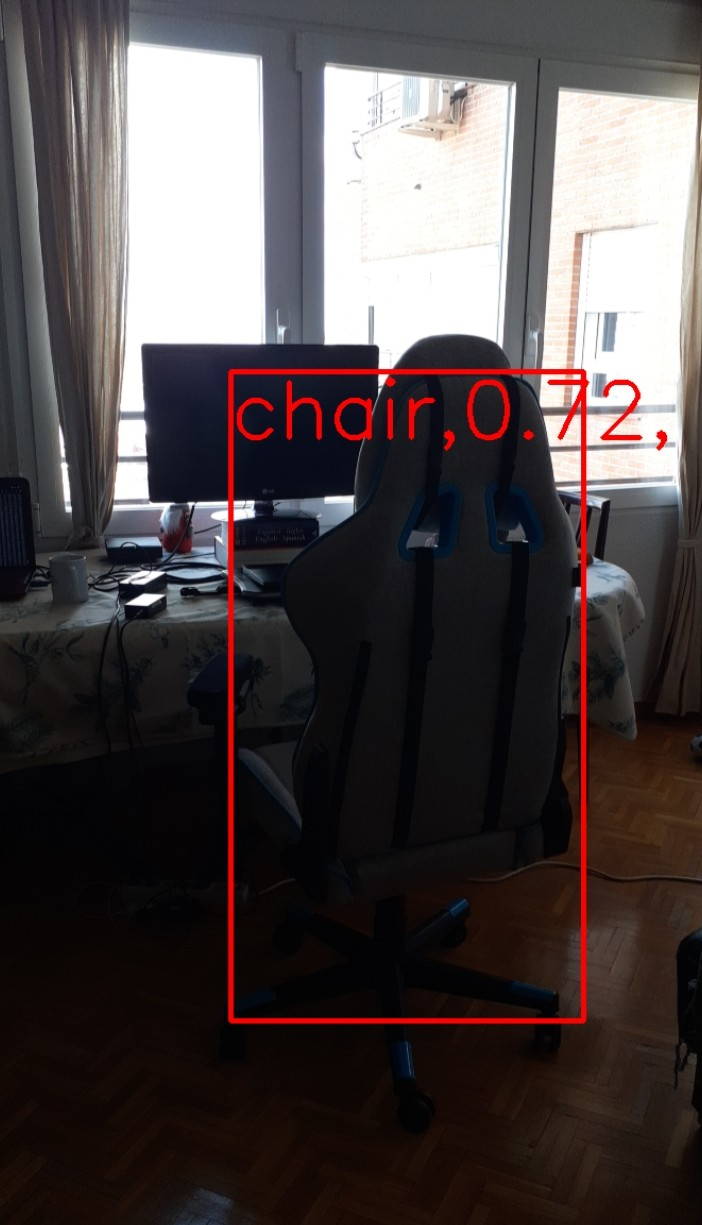
//> input picture Pruebas/Imagenes/Prueba1.jpeg, 702 x 1225 px
$ ./main2   (built with g++ and OpenCV 4)
//> lines starting //> are read from the running program, lines starting //| are printed output that depends on the picture; after the words box and inside, x2 and y2 are one past the last pixel; in counts of white or black regions, pixels touching at a corner belong together
### Pruebas/frame_mod.h
#ifndef FRAME_MOD_H
#define FRAME_MOD_H

#include "frame_mod.cc"

// function to initialize private variables
//Frame(int numero, double len, double hgt, std::string n, cv::Mat image);
// function to set or change each value of the frame (we don't need it)
void set_length(double len);
void set_height(double hgt);
void show_name();
// functions to get each value
double get_length();
double get_height();

// your declarations (and certain types of definitions) here

#endif

### Pruebas/main2.cpp
/* Program in c++
*
* Module Frame
*
* Compilar: g++ -o main main.cpp `pkg-config opencv --cflags --libs`

* Se genera el exe
* Ejecutar: ./exe
*
* Va a recibir esto del codigo externo: output_frame_mat
*
*
*/


#include <cstdlib>
#include <iostream>
#include <stdio.h>
#include <string>
#include <vector>
//#include <opencv2/opencv.hpp>
#include <opencv2/core.hpp>
#include <opencv2/imgcodecs.hpp>
#include <opencv2/highgui.hpp>
//#include "opencv2/core/core.hpp"
//#include "opencv2/highgui/highgui.hpp"
//#include "opencv2/imgproc/imgproc.hpp"

#include <unistd.h>

#include "frame_mod.h"
#include <time.h>


using namespace cv;
using namespace std;


int main(int argc, char* argv[])
{
    cv::Mat input = cv::imread("Imagenes/Prueba1.jpeg");//----------------ALGO PASA CON PRUEBA1.jpeg
//> input is the input picture: 1225 rows x 702 cols, CV_8UC3; mean B, G, R 71.3, 70.8, 78.8

    // convert to HSV color space
    cv::Mat hsvImage;
    cv::cvtColor(input, hsvImage, CV_BGR2HSV);
//> hsvImage: 1225 rows x 702 cols, CV_8UC3; mean H, S, V 62.4, 81.8, 81.9

    // split the channels
    std::vector<cv::Mat> hsvChannels;
    cv::split(hsvImage, hsvChannels);

    // hue channels tells you the color tone, if saturation and value aren't too low.

    // red color is a special case, because the hue space is circular and red is exactly at the beginning/end of the circle.
    // in literature, hue space goes from 0 to 360 degrees, but OpenCV rescales the range to 0 up to 180, because 360 does not fit in a single byte. Alternatively there is another mode where 0..360 is rescaled to 0..255 but this isn't as common.
    int hueValue = 0; // red color
    int hueRange = 1; // how much difference from the desired color we want to include to the result If you increase this value, for example a red color would detect some orange values, too.

    int minSaturation = 50; // I'm not sure which value is good here...
    int minValue = 50; // not sure whether 50 is a good min value here...

    cv::Mat hueImage = hsvChannels[0]; // [hue, saturation, value]

    // is the color within the lower hue range?
    cv::Mat hueMask;
    cv::inRange(hueImage, hueValue - hueRange, hueValue + hueRange, hueMask);
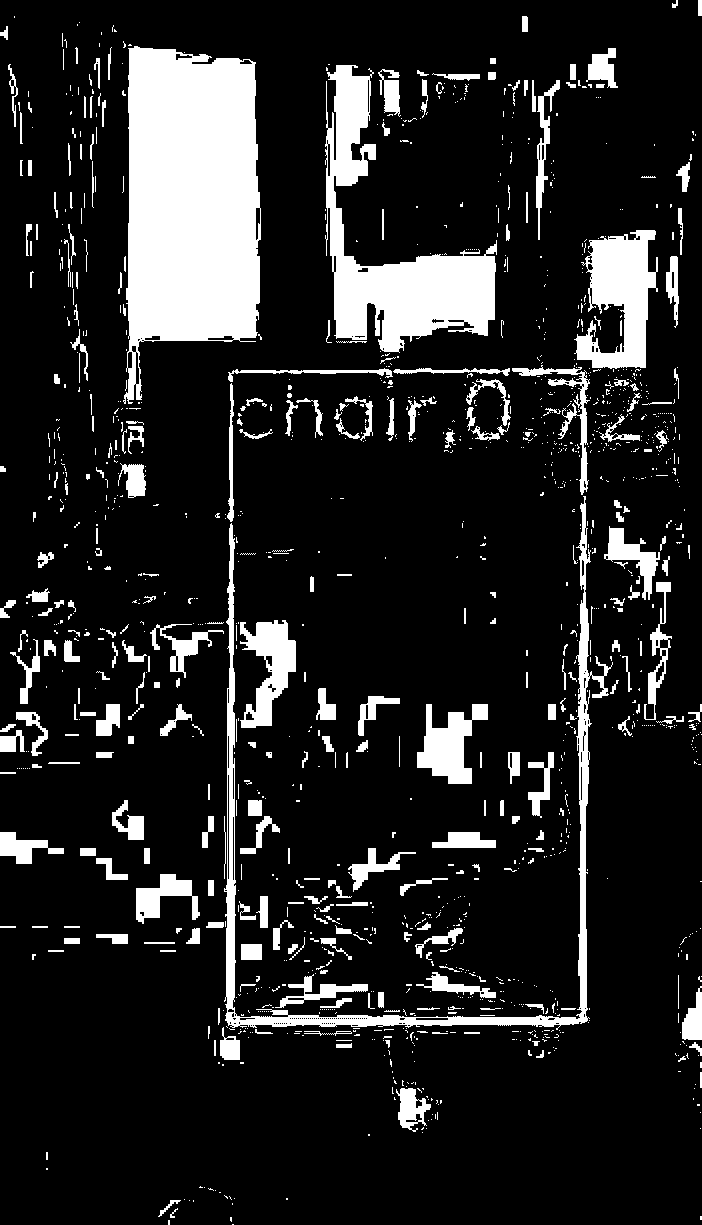
//> hueMask: 1225 rows x 702 cols, CV_8UC1; 14.1% white; 1380 white regions (1070 under 20 px), largest, box (x1, y1, x2, y2) and area: (123, 46, 261, 404) 37327, (325, 65, 497, 353) 17004, (224, 496, 613, 1030) 10434

    // if the desired color is near the border of the hue space, check the other side too:
    // TODO: this won't work if "hueValue + hueRange > 180" - maybe use two different if-cases instead... with int lowerHueValue = hueValue - 180
    if (hueValue - hueRange < 0 || hueValue + hueRange > 180)
    {
        cv::Mat hueMaskUpper;
        int upperHueValue = hueValue + 180; // in reality this would be + 360 instead
        cv::inRange(hueImage, upperHueValue - hueRange, upperHueValue + hueRange, hueMaskUpper);
//> hueMaskUpper: 1225 rows x 702 cols, CV_8UC1; 0.47% white in thin lines or dots, all inside (x1, y1, x2, y2) = (115, 367, 668, 1026)

        // add this mask to the other one
        hueMask = hueMask | hueMaskUpper;
//> hueMask: 1225 rows x 702 cols, CV_8UC1; 14.6% white; 1296 white regions (1004 under 20 px), largest, box (x1, y1, x2, y2) and area: (123, 46, 261, 404) 37327, (325, 65, 497, 353) 17004, (224, 365, 613, 1030) 15839
    }

    // now we have to filter out all the pixels where saturation and value do not fit the limits:
    cv::Mat saturationMask = hsvChannels[1] > minSaturation;
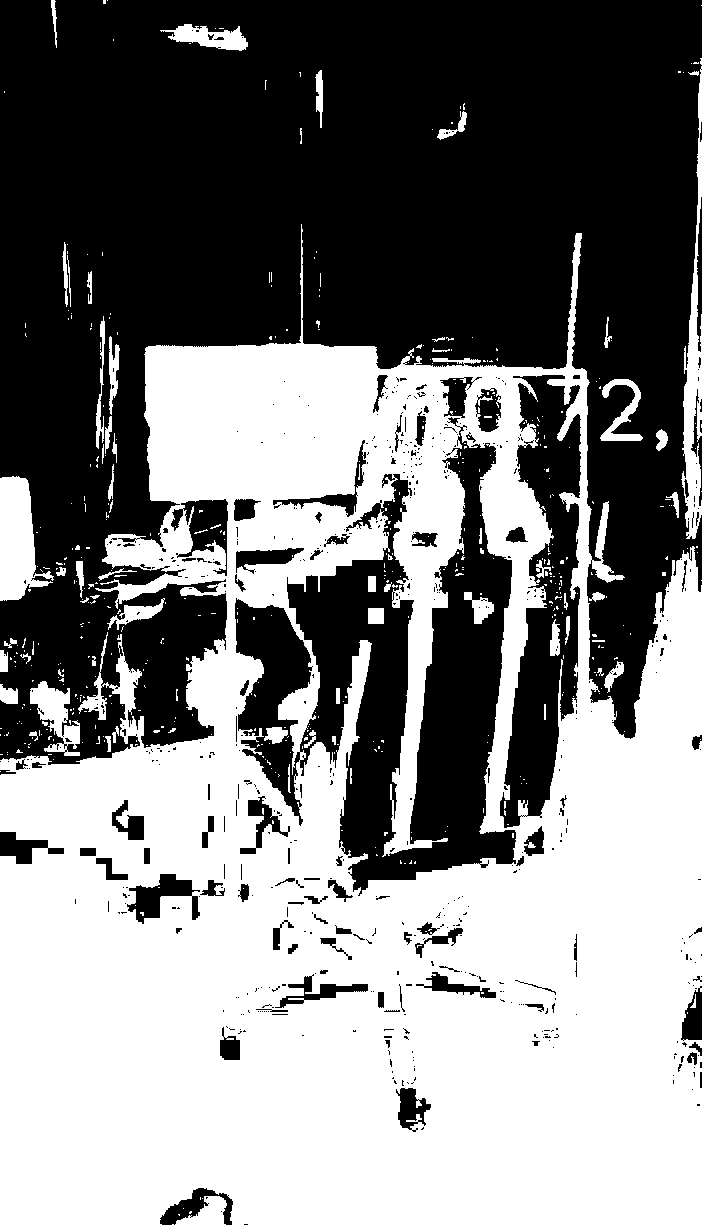
//> saturationMask: 1225 rows x 702 cols, CV_8UC1; 50.2% white; 573 black regions (468 under 20 px), largest, box (x1, y1, x2, y2) and area: (0, 0, 702, 765) 327209, (235, 417, 516, 896) 57999, (500, 375, 581, 828) 19511
    cv::Mat valueMask = hsvChannels[2] > minValue;
//> valueMask: 1225 rows x 702 cols, CV_8UC1; 44.2% white; 303 white regions (265 under 20 px), largest, box (x1, y1, x2, y2) and area: (0, 0, 702, 1060) 372217, (568, 1068, 629, 1120) 1156, (285, 379, 323, 441) 947

    hueMask = (hueMask & saturationMask) & valueMask;
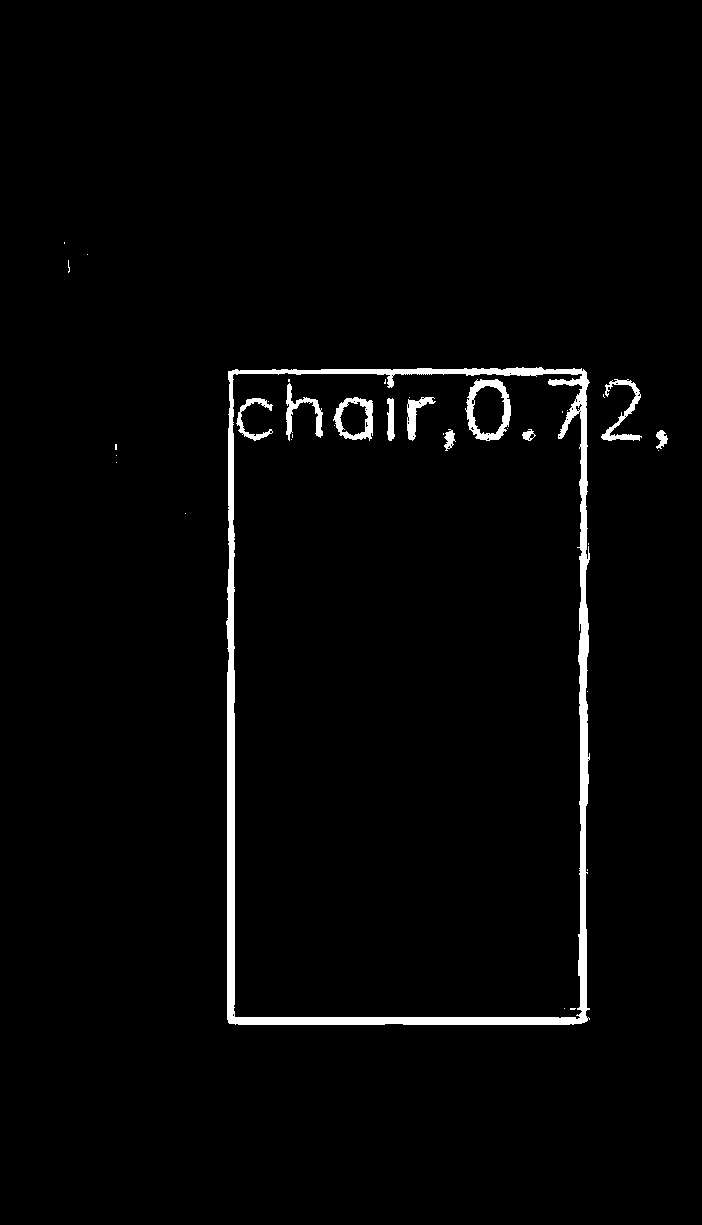
//> hueMask: 1225 rows x 702 cols, CV_8UC1; 2.2% white; 36 white regions (25 under 20 px), largest, box (x1, y1, x2, y2) and area: (226, 367, 590, 1025) 14311, (465, 379, 511, 441) 1033, (333, 397, 373, 441) 722

    cv::imshow("desired color", hueMask);

    // now perform the line detection
    std::vector<cv::Vec4i> lines;
    cv::HoughLinesP(hueMask, lines, 1, CV_PI / 360, 50, 50, 10);
//> lines = 40 lines (x1, y1, x2, y2), first 8: [585, 1021, 585, 371], [230, 1023, 230, 371], [231, 1023, 231, 371], [584, 1022, 584, 370], [582, 1022, 582, 371], [233, 1023, 233, 399], [232, 1023, 232, 370], [228, 1022, 228, 569]

    std::cout<<"Num lineas: "<<lines.size()<<endl;
//| Num lineas: 40

    ofstream horizontal_file;
    horizontal_file.open ("Horizontal_lines.txt");
    ofstream vertical_file;
    vertical_file.open ("Vertical_lines.txt");
    //Horizontal lines with num of similar lines, lenght, points
    std::vector<cv::Vec6d> horizontal_lines;
    //Vertical lines with num of similar lines, lenght, points
    std::vector<cv::Vec6d> vertical_lines;

    for (int i = 0; i < lines.size(); i++) {
        //Print the lines on a file
        //print only the lines that are horizontal(Compare if y1 == y2)
        if(lines[i][1] == lines[i][3]){
            std::cout<<"Num :" << i << endl;
            horizontal_file << lines[i] << endl;
            horizontal_lines.push_back(Vec6d(0, lines[i][2] - lines[i][0], lines[i][0], lines[i][1],lines[i][2], lines[i][3]));
        }else if(lines[i][0] == lines[i][2]){
            vertical_file << lines[i] << endl;
            vertical_lines.push_back(Vec6d(0, lines[i][2] - lines[i][0], lines[i][0], lines[i][1],lines[i][2], lines[i][3]));
        }
    }
//> this loop made 40 passes
//| Num :13
//| Num :26
//| Num :27
//| Num :29
//| Num :30
//> (output is shown up to pass 31 of 40)

    //check how many vertical and horizontal lines we have
    std::cout<<"Num horizontales: "<<horizontal_lines.size()<<endl;
//| Num horizontales: 9
    std::cout<<"Num verticales: "<<vertical_lines.size()<<endl;
//| Num verticales: 20
    // draw the result as big green lines:
    for (unsigned int i = 0; i < lines.size(); i++)
    {
        cv::line(input, cv::Point(lines[i][2], lines[i][3]), cv::Point(lines[i][4], lines[i][5]), cv::Scalar(0, 255, 0), 5);
    }
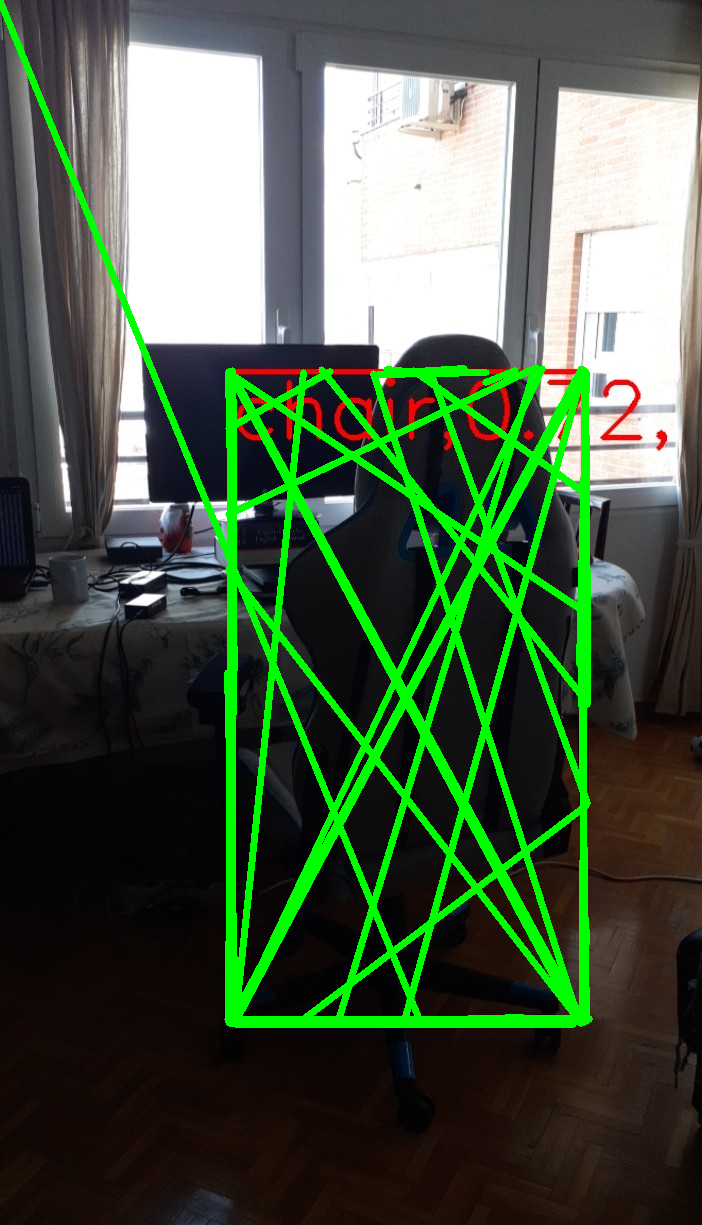
//> input: 1225 rows x 702 cols, CV_8UC3; 9.07% of pixels changed, all inside (x1, y1, x2, y2) = (0, 0, 593, 1028)
    cv::imshow("input", input);
    //----------------------------------------------------------HORIZONTAL LINES-------------------------------------------------------
   //Relevant horizontal lines (boxes lines)

    //vamos a plantearlo como que si hay una linea justo debajo de esa aunque las x sean diferentes coges la x menor de x1 y mayor de x2
    //Relevant horizontal lines (boxes lines)
    std::vector<cv::Vec6d> relevant_h_lines;
    //identify the lines from the boxes in the image
    cv::Vec6d check_line, unique_line;
    //to discart the irrelevant lines
    std::vector<int> irrelevant_lines ={};

    //Identify the relevant horizontal lines
    for(int i = 0; i < horizontal_lines.size(); i++){
        unique_line = horizontal_lines[i];
        std::cout << horizontal_lines[i];
        //We will no check if we identified that the line is irrelevant
        if (std::find(irrelevant_lines.begin(), irrelevant_lines.end(), i)!= irrelevant_lines.end()) {
            std::cout << "Irrelevant line" << i << endl;
        }
        else {
            std::cout << "Checking line" << i << endl;
            for(int j = i+1; j < horizontal_lines.size(); j++){
                check_line = horizontal_lines[j];
                //vemos que la y sea similar y este una justo debajo a la otra
                if( (abs(check_line[3] - unique_line[3]) < 10) and
                    ( (unique_line[2] <= check_line[2]) and (check_line[2] <= unique_line[4]) or
                    (unique_line[2] <= check_line[4]) and (check_line[4] <= unique_line[4]) ) ){
                    unique_line[0]++;
                    std::cout << horizontal_lines[j];
                    //hacemos la linea más larga (la x mayor)
                    if(check_line[2] < unique_line[2]){
                        unique_line[2] = check_line[2];
                    }if(check_line[4] > unique_line[4]){
                        unique_line[4] = check_line[4];
                    }
                    //esta linea ya esta compuesta en la otra
                    irrelevant_lines.push_back(j);
                    std::cout << unique_line[0] << endl;
                }
            }
            //The red boxes that select te objects are 2 pixels thickness
            if(unique_line[0] > 1){
                //Initialized to 0 again for the next test
                unique_line[0] = 0;
                //Identified as a relevant horizontal line
                relevant_h_lines.push_back(unique_line);
            }
        }
    }
//> this loop made 9 passes
//> (printed output is left out)

    //Imprimir la lineas en un fichero, que ya lo borraremos o si no lo metemos en el bucle anterior
    ofstream relevant_h_file;
    relevant_h_file.open("Relevant_horizontal_lines.txt");
    std::cout<<relevant_h_lines.size();
//| 2
    for (int i = 0; i < relevant_h_lines.size(); i++) {
        //Print the lines on a file
        //print only the lines that are horizontal(Compare if y1 == y2)
        relevant_h_file << relevant_h_lines[i] << endl;
    }
//> this loop made 2 passes
    // [124 lines of commented-out code are left out]
    cv::imwrite("Imagenes/coloredLines_mask.png", hueMask);
    cv::imwrite("Imagenes/coloredLines_detection.png", input);

    cv::waitKey(0);
    return 0;
}

$ run again, with Pruebas/Imagenes/Prueba0.jpeg copied over Pruebas/Imagenes/Prueba1.jpeg
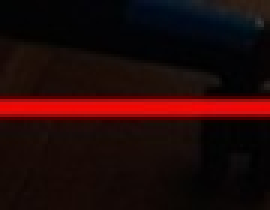
//> input picture Pruebas/Imagenes/Prueba0.jpeg, 90 x 70 px (shown 3 times larger)
//> input is the input picture: 70 rows x 90 cols, CV_8UC3; mean B, G, R 8, 8.8, 33.3
//> hsvImage: 70 rows x 90 cols, CV_8UC3; mean H, S, V 39.6, 165.2, 35.1
//> hueMaskUpper: 70 rows x 90 cols, CV_8UC1; 0.19% white in thin lines or dots, all inside (x1, y1, x2, y2) = (34, 38, 77, 43)
//> saturationMask: 70 rows x 90 cols, CV_8UC1; 93.2% white; 17 black regions (11 under 20 px), largest, box (x1, y1, x2, y2) and area: (0, 0, 32, 15) 139, (79, 48, 86, 64) 88, (66, 0, 90, 13) 50, (63, 19, 76, 31) 35, (69, 48, 76, 56) 33, (4, 0, 12, 4) 24
//> valueMask: 70 rows x 90 cols, CV_8UC1; 11.4% white; 2 white regions (1 under 20 px), largest, box (x1, y1, x2, y2) and area: (0, 32, 90, 40) 720
//> `hueMask = (hueMask & saturationMask) & valueMask;`:
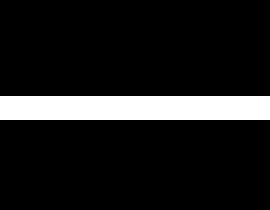
//> hueMask: 70 rows x 90 cols, CV_8UC1 (shown 3 times larger); 11.4% white; 1 white region, box (x1, y1, x2, y2) and area: (0, 32, 90, 40) 720
//> lines = 6 lines (x1, y1, x2, y2): [0, 33, 89, 33], [0, 34, 89, 39], [0, 32, 89, 32], [0, 38, 89, 35], [22, 35, 87, 34], [0, 39, 89, 37]
//| Num lineas: 6
//> the loop `for (int i = 0; i < lines.size(); i++)` made 6 passes
//| Num :0
//| Num :2
//| Num horizontales: 2
//| Num verticales: 0
//> the loop `for (unsigned int i = 0; i < lines.size(); i++)` made 6 passes
//> after the loop `for (unsigned int i = 0; i < lines.size(); i++)`:
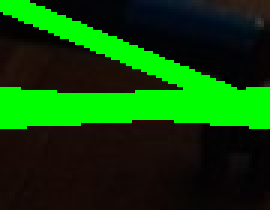
//> input: 70 rows x 90 cols, CV_8UC3 (shown 3 times larger); mean B, G, R 6.4, 69.8, 11.5
//> the loop `for(int i = 0; i < horizontal_lines.size(); i++)` made 2 passes
//> check_line on pass 1: [0, 89, 0, 32, 89, 32]
//> (printed output is left out)
//| 0
